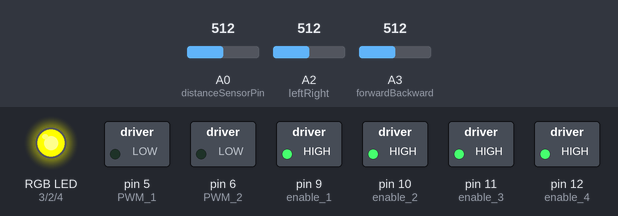
Recording of a sketch running on a simulated Arduino Uno, built with avr-gcc and run on an emulated ATmega328P. Shown: switched loads named in the sketch (green lamp = pin HIGH), an RGB LED mixed from three pins (HIGH = lit). Dashed ring = blinking. Inputs (shaded band) come from the test bench; at power-on: A2 (leftRight) = 512, A3 (forwardBackward) = 512, A0 (distanceSensorPin) = 512.

Above: at 1.2 s.
1.3 s: A2 (leftRight) set to 610
At 2.8 s:
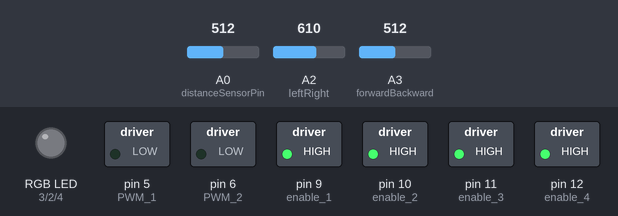
3.5 s: A2 (leftRight) set to 635
At 3.95 s:
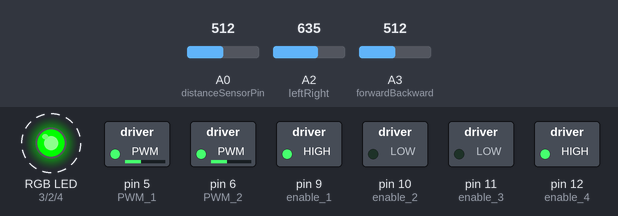
6.5 s: A3 (forwardBackward) set to 412
9.5 s: A3 (forwardBackward) set to 391
At 9.72 s:
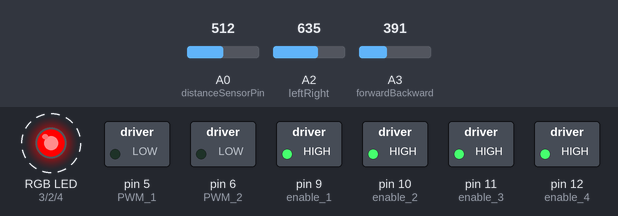
12.5 s: A0 (distanceSensorPin) set to 365
15.5 s: A0 (distanceSensorPin) set to 339
At 16.14 s:
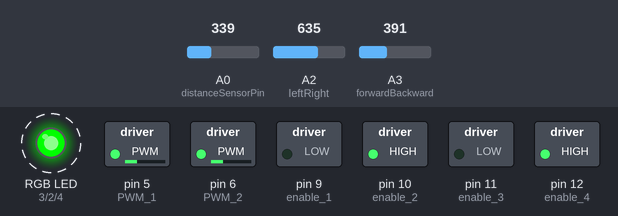
Timing chart, 0 to 19.5 s (numbered marks = the images above; inputs shaded):
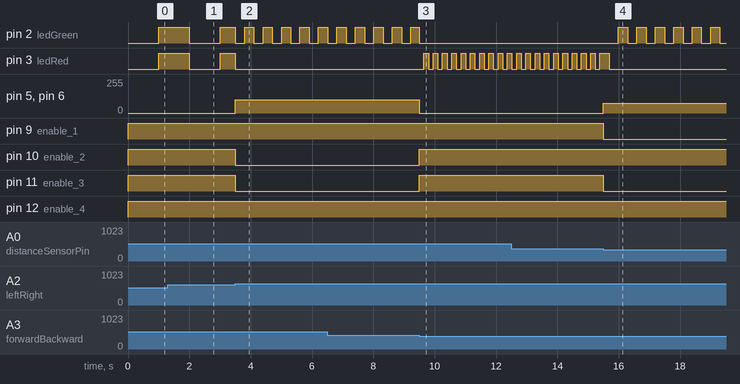

Measured:
- the behaviour switches between 624 and 625 on A2 (leftRight) (found by bisection; images 1 and 2)
- the behaviour switches between 400 and 399 on A3 (forwardBackward) (found by bisection; images 2 and 3)
- the behaviour switches between 350 and 349 on A0 (distanceSensorPin) (found by bisection; images 3 and 4)
- after the input at 3.5 s, pin 5 (PWM_1), pin 6 (PWM_2): 0/255 → 100/255 at once; pin 10 (enable_2), pin 11 (enable_3): HIGH → LOW at once
- after the input at 9.5 s, pin 2 (ledGreen): goes on until 9.5 s, then stays LOW; pin 3 (ledRed): alternates HIGH for 0.15 s and LOW for 0.15 s, starting after 0.15 s; pin 5 (PWM_1), pin 6 (PWM_2): 100/255 → 0/255 at once; pin 10 (enable_2), pin 11 (enable_3): LOW → HIGH at once
- after the input at 15.5 s, pin 2 (ledGreen): alternates HIGH for 0.30 s and LOW for 0.30 s, starting after 0.49 s; pin 5 (PWM_1), pin 6 (PWM_2): 0/255 → 75/255 at once; pin 9 (enable_1), pin 11 (enable_3): HIGH → LOW at once
- by itself, pin 2 (ledGreen): alternates HIGH for 0.30 s and LOW for 0.30 s

The sketch:

Car_Bluetooth_HC05.ino
```cpp
#include <SoftwareSerial.h>

/*    Bluetooth Serial    */
SoftwareSerial BTSerial(2, 3);  // RX | TX

/*    Distance sensor  */
int distanceSensorPin = 0;      //Pin to distance sensor
int distanceValue = 0;          //Value of the distance sensor
int distanceLimit = 350;        //Value when the distance sensor will disable to move forward
int stopMove = 0;               //Flag to stop (1 = stop)


/*    Pot Direction   */
int forwardBackward = A3;       //Pot to forward and backward (Stop = 512 / Forward < 512 / Backward > 512)
int leftRight = A2;             //Pot to left and right (Center = 512 / Left < 512 / Right > 512)
int pot_FB = 0;                 //Pot value in digital
int pot_LR = 0;                 //Pot value in digital

/*    Enable Motor Drive    */
int enable_1 = 9;               //enable_1 = HIGH and enable_2 = LOW -> Forward (Left motor)
int enable_2 = 10;              //enable_1 = LOW and enable_2 = HIGH -> Reverse (Left motor)
int enable_3 = 11;              //enable_3 = HIGH and enable_4 = LOW -> Forward (Right motor)
int enable_4 = 12;              //enable_3 = LOW and enable_4 = HIGH -> Reverse (Right motor)

/*    PWM Motors    */
int PWM_1 = 5;                  //Output left motor
int PWM_2 = 6;                  //Output right motor

/*    Speed   */
int movingFast = 100;           //Speed to go forward & backward - Fast
int movingSlow = 75;            //Speed to go forward & backward - Slow
int curve = 100;                //Speed to go left & right
int carStop = 0;                //Speed to stop

/*    RGB LED   */
const int ledBlue = 4;          //Blue LED pin
const int ledRed =  3;          //Red LED pin
const int ledGreen =  2;        //Green LED pin

long currentMillis = 0;
long ledFlashing = 1000;        //Time of each flashing
long ledFlashingRed = 150;
long ledFlashingGreen = 300;
long ledFlashingYellow = 1000;

int ledStatus = 0;              //LED = 0 -> Vehicle stopped (Yellow), LED = 1 -> Vehicle moving (Green), LED = 2 -> Obstacule ahead (Red)
int ledON = 0;

void setup() {
  // put your setup code here, to run once:
  //Joystick inputs
  pinMode(forwardBackward, INPUT);
  pinMode(leftRight, INPUT);

  //Motors outputs
  pinMode(enable_1, OUTPUT);
  pinMode(enable_2, OUTPUT);
  pinMode(enable_3, OUTPUT);
  pinMode(enable_4, OUTPUT);
  pinMode(PWM_1, OUTPUT);
  pinMode(PWM_2, OUTPUT);

  //RGB LED outputs
  pinMode(ledBlue, OUTPUT);
  pinMode(ledGreen, OUTPUT);
  pinMode(ledRed, OUTPUT);

  Serial.begin(9600);

  //Bluetooth Serial
  BTSerial.begin(9600);
}

void loop() {
  // put your main code here, to run repeatedly:

  //Check if there is any object in front of the vehicle
  distanceValue = analogRead(distanceSensorPin);
    if(distanceValue < distanceLimit){
      stopMove = 0;
    }else{
      stopMove = 1;
    }

  //Bluetooth receiving joystick values
  if (BTSerial.available()){
    // start code from here
  }
  //Get joystick input
  pot_FB = analogRead(forwardBackward);
  pot_LR = analogRead(leftRight);

  led(ledStatus, ledFlashing);

  //Print the values of the sensors (distance and joystick) on serial monitor
  /*
  Serial.print("FBont&rear = ");
  Serial.println(pot_FB);
  Serial.print("left&right = ");
  Serial.println(pot_LR);
  Serial.print("Distance Sensor = ");
  Serial.println(distanceValue);
  delay(500);
  */

  //Move the robot based on the value of the joystick
  if((pot_FB > 462 && pot_FB < 562) &&          //STOPPED
      (pot_LR > 462 && pot_LR < 562)){
    stoppedCar();
    ledStatus = 0;
    ledFlashing = ledFlashingYellow;
  }

  else if(pot_FB > 100 && pot_FB < 400){       //FORWARD - Slow
    if(stopMove == 0){
      forwardCar(movingSlow);
      ledStatus = 1;
      ledFlashing = ledFlashingGreen;
    }else{
      stoppedCar();
      ledStatus = 2;
      ledFlashing = ledFlashingRed;
    }
  }

  else if(pot_FB <= 100){                     //FORWARD - Fast
    if(stopMove == 0){
      forwardCar(movingFast);
      ledStatus = 1;
      ledFlashing = ledFlashingGreen;
    }else{
      stoppedCar();
      ledStatus = 2;
      ledFlashing = ledFlashingRed;
    }
  }

  else if(pot_FB > 600 && pot_FB < 900){      //REVERSE - Slow
    reverseCar(movingSlow);
    ledStatus = 1;
    ledFlashing = ledFlashingGreen;
  }

  else if(pot_FB >= 900){                    //REVERSE - Fast
    reverseCar(movingFast);
    ledStatus = 1;
    ledFlashing = ledFlashingGreen;
  }

  else if(pot_LR < 400){                     //LEFT
    leftCar(curve);
    ledStatus = 1;
    ledFlashing = ledFlashingGreen;
  }

  else if(pot_LR > 624){                     //RIGHT
    rightCar(curve);
    ledStatus = 1;
    ledFlashing = ledFlashingGreen;
  }

}

void stoppedCar(){
  digitalWrite(enable_1, HIGH);     //Left motor stopped
  digitalWrite(enable_2, HIGH);
  analogWrite(PWM_1, carStop);

  digitalWrite(enable_3, HIGH);     //Right motor stopped
  digitalWrite(enable_4, HIGH);
  analogWrite(PWM_2, carStop);
}

void forwardCar(int speedCar){
  digitalWrite(enable_1, LOW);     //Left motor forward
  digitalWrite(enable_2, HIGH);
  analogWrite(PWM_1, speedCar);

  digitalWrite(enable_3, LOW);     //Right motor forward
  digitalWrite(enable_4, HIGH);
  analogWrite(PWM_2, speedCar);
}

void reverseCar(int speedCar){
  digitalWrite(enable_1, HIGH);     //Left motor backward
  digitalWrite(enable_2, LOW);
  analogWrite(PWM_1, speedCar);

  digitalWrite(enable_3, HIGH);     //Right motor backward
  digitalWrite(enable_4, LOW);
  analogWrite(PWM_2, speedCar);
}

void leftCar(int turn){
  digitalWrite(enable_1, LOW);     //Left motor to left
  digitalWrite(enable_2, HIGH);
  analogWrite(PWM_1, turn);

  digitalWrite(enable_3, HIGH);     //Right motor to left
  digitalWrite(enable_4, LOW);
  analogWrite(PWM_2, turn);
}

void rightCar(int turn){
  digitalWrite(enable_1, HIGH);     //Left motor to right
  digitalWrite(enable_2, LOW);
  analogWrite(PWM_1, turn);

  digitalWrite(enable_3, LOW);     //Right motor to right
  digitalWrite(enable_4, HIGH);
  analogWrite(PWM_2, turn);
}

//Function to control the RGB LED
void led(int led, long ledFlashing){
  if(millis() - currentMillis > ledFlashing){
    currentMillis = millis();
    if(led == 0){
      if(ledON == 0){
        digitalWrite(ledRed, HIGH);
        digitalWrite(ledGreen, HIGH);
        digitalWrite(ledBlue, LOW);
        ledON = 1;
      }else{
        digitalWrite(ledRed, LOW);
        digitalWrite(ledGreen, LOW);
        digitalWrite(ledBlue, LOW);
        ledON = 0;
      }
    }else if(led == 1){
      if(ledON == 0){
        digitalWrite(ledRed, LOW);
        digitalWrite(ledGreen, HIGH);
        digitalWrite(ledBlue, LOW);
        ledON = 1;
      }else{
        digitalWrite(ledRed, LOW);
        digitalWrite(ledGreen, LOW);
        digitalWrite(ledBlue, LOW);
        ledON = 0;
        }
      }else if(led == 2){
        if(ledON == 0){
        digitalWrite(ledRed, HIGH);
        digitalWrite(ledGreen, LOW);
        digitalWrite(ledBlue, LOW);
        ledON = 1;
      }else{
        digitalWrite(ledRed, LOW);
        digitalWrite(ledGreen, LOW);
        digitalWrite(ledBlue, LOW);
        ledON = 0;
      }
    }
  }
}
```
